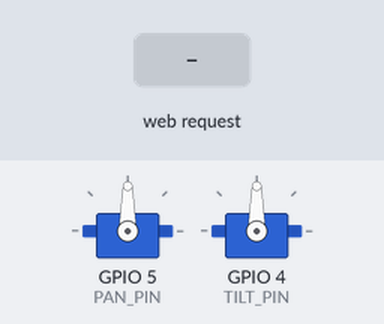
Recording of a sketch running on a simulated ESP8266 (Wemos D1 mini). Parts: 2 × servo. Inputs (shaded band) come from the test bench. What the sketch prints to the serial monitor is not drawn.

Above: at 1.2 s.
1.3 s: HTTP request GET /aim?p=1&t=1 received
At 2.4 s:
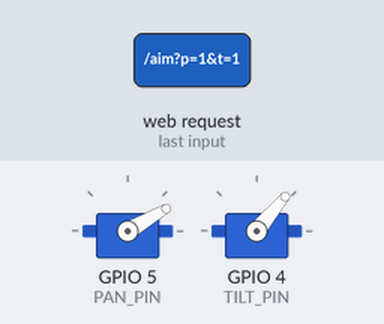
4.3 s: HTTP request GET /aim?p=120&t=120 received
At 5.3 s:
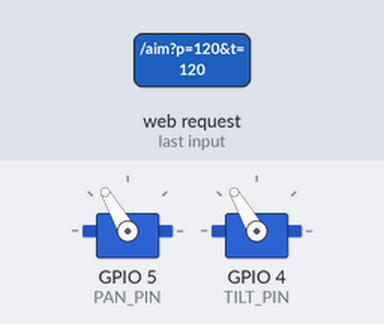
At 5.66 s:
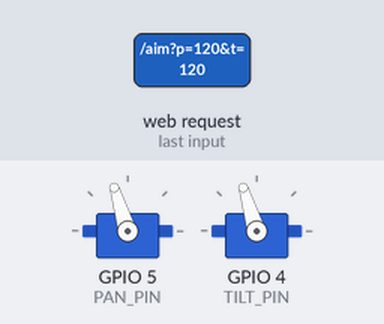
Timing chart, 0 to 7.3 s (numbered marks = the images above; inputs shaded):
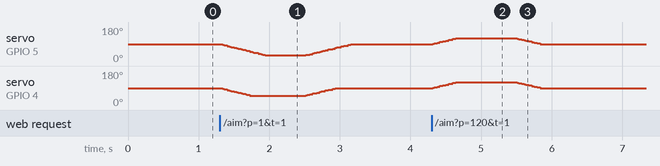

Measured:
- after the input at 4.3 s, servo on GPIO 5 (PAN_PIN), servo on GPIO 4 (TILT_PIN): rises from 90° to 120° in 0.32 s, then falls to 90° in 1.2 s

The sketch:

PanTilt_Workshop_ESP8266.ino
```cpp
// Pan-tilt workshop sketch: ESP8266 (NodeMCU / Wemos D1 mini) + 2 hobby servos, phone browser.
// Needs: ESP8266 Arduino core and the built-in Servo library.
// Board in the Arduino IDE: "NodeMCU 1.0 (ESP-12E Module)" or "LOLIN(WEMOS) D1 R2 & mini".
//
// Safety design (same as the ESP32 sketch):
//  - Angle limits are enforced here in firmware, not only in the web page.
//  - Movement is slew-limited, so the servos never jump to a new angle.
//  - The phone sends the target every 200 ms. If commands stop for FAILSAFE_MS,
//    the platform moves back to the centre by itself.
//  - Both servos go to the centre at boot.

#include <ESP8266WiFi.h>
#include <ESP8266WebServer.h>
#include <Servo.h>

// ---------- Wiring (keep in sync with the pin table) ----------
const int PAN_PIN  = 5;  // D1 = GPIO5
const int TILT_PIN = 4;  // D2 = GPIO4

// ---------- Settings ----------
const char*   AP_SSID    = "PT-01";           // unique per unit
const char*   AP_PASS    = "change-me-1234";  // change this (8+ characters)
const uint8_t AP_CHANNEL = 1;                 // use 1, 6 or 11

// Angle limits in degrees. Calibrate on your bracket, then stay inside the hard stops.
const float PAN_MIN  = 30, PAN_MAX  = 150, PAN_CENTER  = 90;
const float TILT_MIN = 50, TILT_MAX = 130, TILT_CENTER = 90;

// If a servo moves the wrong way, flip it here instead of rewiring.
const bool PAN_INVERT  = false;
const bool TILT_INVERT = false;

// Pulse width (microseconds) that maps to 0 and 180 degrees. Servos differ: calibrate.
const int PULSE_MIN_US = 500;
const int PULSE_MAX_US = 2400;

const float         SLEW_DEG_PER_S = 90.0;  // maximum speed
const unsigned long FAILSAFE_MS    = 1200;  // no command for this long: go to centre
const unsigned long STEP_MS        = 20;    // control step

ESP8266WebServer server(80);
Servo panServo, tiltServo;
float curPan = PAN_CENTER, curTilt = TILT_CENTER;
float tgtPan = PAN_CENTER, tgtTilt = TILT_CENTER;
unsigned long lastCmd = 0;
unsigned long lastStep = 0;

const char INDEX_HTML[] PROGMEM = R"rawliteral(
<!DOCTYPE html>
<html>
<head>
<meta name="viewport" content="width=device-width, initial-scale=1, user-scalable=no">
<title>Pan-tilt</title>
<style>
  body { font-family: sans-serif; text-align: center; margin: 0; padding: 16px;
         background: #101820; color: #fff; }
  .row { max-width: 360px; margin: 28px auto; text-align: left; }
  input[type=range] { width: 100%; height: 40px; accent-color: #2b7a57; }
  button { font-size: 1.2rem; padding: 14px 28px; border: 0; border-radius: 12px;
           background: #2b7a57; color: #fff; }
  #status { color: #9ab; min-height: 1.5em; }
</style>
</head>
<body>
<h1>Pan-tilt</h1>
<div id="status">Connecting</div>
<div class="row"><div>Pan: <span id="pv">90</span>&deg;</div>
  <input type="range" id="pan" min="0" max="180" value="90"></div>
<div class="row"><div>Tilt: <span id="tv">90</span>&deg;</div>
  <input type="range" id="tilt" min="0" max="180" value="90"></div>
<button id="centre">Centre</button>
<script>
  var pan = 90, tilt = 90, pc = 90, tc = 90;
  var panEl = document.getElementById("pan"), tiltEl = document.getElementById("tilt");
  var pv = document.getElementById("pv"), tv = document.getElementById("tv");
  var status = document.getElementById("status");
  function show() { pv.textContent = pan; tv.textContent = tilt; }
  function send() {
    fetch("/aim?p=" + pan + "&t=" + tilt)
      .then(function () { status.textContent = "Connected"; })
      .catch(function () { status.textContent = "No connection"; });
  }
  fetch("/info").then(function (r) { return r.json(); }).then(function (i) {
    panEl.min = i.pmin; panEl.max = i.pmax; tiltEl.min = i.tmin; tiltEl.max = i.tmax;
    pc = i.pc; tc = i.tc; pan = pc; tilt = tc;
    panEl.value = pan; tiltEl.value = tilt; show();
  });
  panEl.addEventListener("input", function () { pan = Number(panEl.value); show(); });
  tiltEl.addEventListener("input", function () { tilt = Number(tiltEl.value); show(); });
  document.getElementById("centre").addEventListener("click", function () {
    pan = pc; tilt = tc; panEl.value = pan; tiltEl.value = tilt; show();
  });
  setInterval(send, 200);
</script>
</body>
</html>
)rawliteral";

// Write one servo. deg is 0..180 before inversion.
void writeServo(Servo &servo, float deg, bool invert) {
  if (invert) deg = 180.0 - deg;
  deg = constrain(deg, 0.0, 180.0);
  int us = PULSE_MIN_US + (int)((PULSE_MAX_US - PULSE_MIN_US) * deg / 180.0);
  servo.writeMicroseconds(us);
}

float stepToward(float cur, float tgt, float maxStep) {
  if (tgt > cur) return min(cur + maxStep, tgt);
  return max(cur - maxStep, tgt);
}

void handleRoot() {
  server.send_P(200, "text/html", INDEX_HTML);  // page lives in flash, so use send_P
}

void handleInfo() {
  char buf[112];
  snprintf(buf, sizeof(buf),
           "{\"pmin\":%d,\"pmax\":%d,\"tmin\":%d,\"tmax\":%d,\"pc\":%d,\"tc\":%d}",
           (int)PAN_MIN, (int)PAN_MAX, (int)TILT_MIN, (int)TILT_MAX,
           (int)PAN_CENTER, (int)TILT_CENTER);
  server.send(200, "application/json", buf);
}

void handleAim() {
  if (!server.hasArg("p") || !server.hasArg("t")) {
    server.send(400, "text/plain", "need p and t");
    return;
  }
  tgtPan  = constrain((float)server.arg("p").toInt(), PAN_MIN, PAN_MAX);
  tgtTilt = constrain((float)server.arg("t").toInt(), TILT_MIN, TILT_MAX);
  lastCmd = millis();
  server.send(200, "text/plain", "OK");
}

void setup() {
  Serial.begin(115200);

  panServo.attach(PAN_PIN, PULSE_MIN_US, PULSE_MAX_US);
  tiltServo.attach(TILT_PIN, PULSE_MIN_US, PULSE_MAX_US);
  writeServo(panServo, curPan, PAN_INVERT);     // centre at boot
  writeServo(tiltServo, curTilt, TILT_INVERT);

  WiFi.mode(WIFI_AP);
  WiFi.softAP(AP_SSID, AP_PASS, AP_CHANNEL);
  Serial.println();
  Serial.print("Wi-Fi: ");
  Serial.print(AP_SSID);
  Serial.print("  open http://");
  Serial.println(WiFi.softAPIP());

  server.on("/", handleRoot);
  server.on("/info", handleInfo);
  server.on("/aim", handleAim);
  server.begin();
}

void loop() {
  server.handleClient();

  unsigned long now = millis();
  if (now - lastStep >= STEP_MS) {
    float dt = (now - lastStep) / 1000.0;
    lastStep = now;

    if (now - lastCmd > FAILSAFE_MS) {  // commands stopped: return to centre
      tgtPan = PAN_CENTER;
      tgtTilt = TILT_CENTER;
    }

    float maxStep = SLEW_DEG_PER_S * dt;
    curPan  = stepToward(curPan, tgtPan, maxStep);
    curTilt = stepToward(curTilt, tgtTilt, maxStep);
    writeServo(panServo, curPan, PAN_INVERT);
    writeServo(tiltServo, curTilt, TILT_INVERT);
  }
}
```
